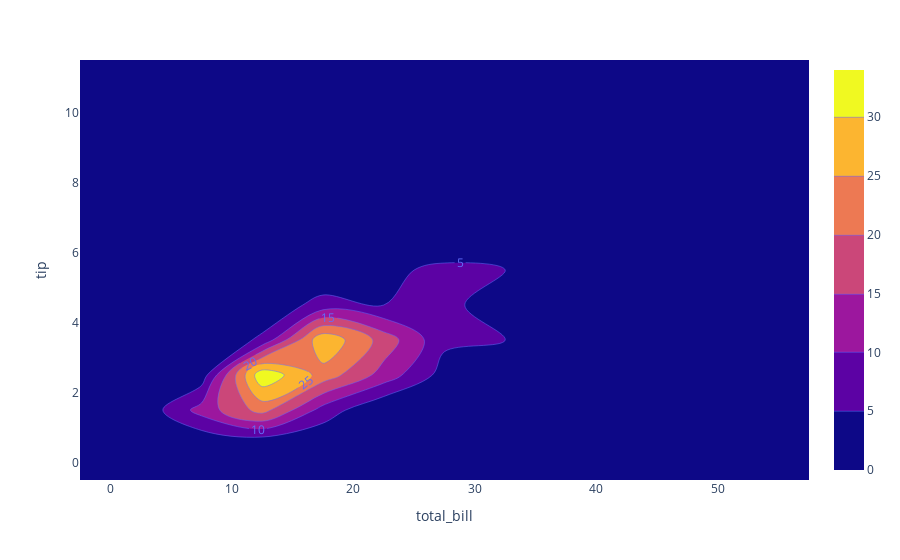

Notebook code for this chart:
### Code cell
fig = px.density_contour(df, x="total_bill", y="tip")
fig.update_traces(contours_coloring="fill", contours_showlabels = True)
fig.show()

### Figure 1 — Plotly figure (JSON) as saved in the notebook; plotly's stock layout.template omitted (floating-point values rounded to 4 significant figures; data arrays with more than 128 entries replaced by an {"elided": "..."} marker saying what was removed)
{"data": [{"contours": {"coloring": "fill", "showlabels": true}, "hovertemplate": "total_bill=%{x}<br>tip=%{y}<br>count=%{z}<extra></extra>", "legendgroup": "", "line": {"color": "#636efa"}, "name": "", "showlegend": false, "x": {"elided": "244 float values"}, "xaxis": "x", "xbingroup": "x", "y": {"elided": "244 float values"}, "yaxis": "y", "ybingroup": "y", "type": "histogram2dcontour"}], "layout": {"xaxis": {"anchor": "y", "domain": [0.0, 1.0], "title": {"text": "total_bill"}}, "yaxis": {"anchor": "x", "domain": [0.0, 1.0], "title": {"text": "tip"}}, "legend": {"tracegroupgap": 0}, "margin": {"t": 60}}}
